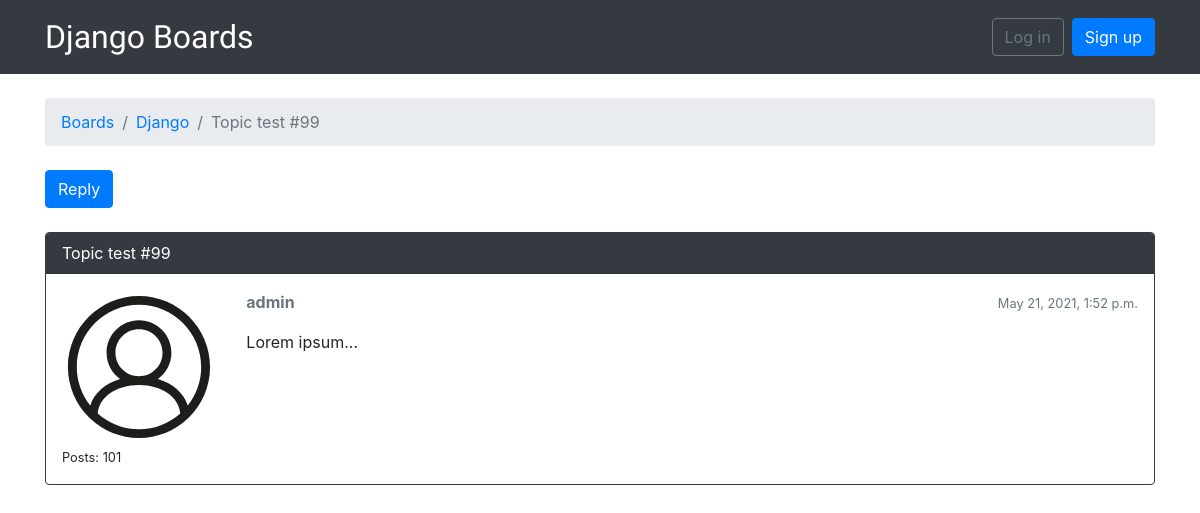
/boards/1/topics/102/, run on the app's committed database.
### boards/models.py (models this page shows, shortened)
class Topic(models.Model):
    subject = models.CharField(max_length=255)
    last_updated = models.DateTimeField(auto_now_add=True)
    board = models.ForeignKey(Board, related_name='topics',  on_delete=models.CASCADE)
    starter = models.ForeignKey(User, related_name='topics',  on_delete=models.DO_NOTHING)
    views = models.PositiveIntegerField(default=0)

class Board(models.Model):
    name = models.CharField(max_length=30, unique=True)
    description = models.CharField(max_length=100)

class Post(models.Model):
    message = models.TextField(max_length=4000)
    topic = models.ForeignKey(Topic, related_name='posts', on_delete=models.CASCADE)
    created_at = models.DateTimeField(auto_now_add=True)
    updated_at = models.DateTimeField(null=True)
    created_by = models.ForeignKey(User, related_name='posts', on_delete=models.DO_NOTHING)
    updated_by = models.ForeignKey(User, null=True, related_name='+', on_delete=models.DO_NOTHING)

### boards/views.py (the view)
# urls.py: url(r'^boards/(?P<pk>\d+)/topics/(?P<topic_pk>\d+)/$', views.topic_posts, name='topic_posts'),
def topic_posts(request, pk, topic_pk):
    topic = get_object_or_404(Topic, board__pk=pk, pk=topic_pk)
    topic.views += 1
    topic.save()
    return render(request, 'topic_posts.html', {'topic': topic})

### templates/topic_posts.html (shortened to what this page needs)
{% extends 'base.html' %}
{% load static %}
{% block breadcrumb %}
  <li class="breadcrumb-item"><a href="{% url 'home' %}">Boards</a></li>
  <li class="breadcrumb-item"><a href="{% url 'board_topics' topic.board.pk %}">{{ topic.board.name }}</a></li>
  <li class="breadcrumb-item active">{{ topic.subject }}</li>
{% endblock %}
{% block content %}
  <div class="mb-4">
    <a href="#" class="btn btn-primary" role="button">Reply</a>
  </div>
  {% for post in topic.posts.all %}
    <div class="card mb-2 {% if forloop.first %}border-dark{% endif %}">
    {% if forloop.first %}
      <div class="card-header text-white bg-dark py-2 px-3">{{ topic.subject }}</div>
    {% endif %}
      <div class="card-body p-3">
        <div class="row">
          <div class="col-2">
            <img src="{% static 'img/user-circle.svg' %}" alt="{{ post.created_by.username }}" class="w-100">
            <small>Posts: {{ post.created_by.posts.count }}</small>
          </div>
          <div class="col-10">
            <div class="row mb-3">
              <div class="col-6">
                <strong class="text-muted">{{ post.created_by.username }}</strong>
              </div>
              <div class="col-6 text-right">
                <small class="text-muted">{{ post.created_at }}</small>
              </div>
            </div>
            {{ post.message }}
          </div>
        </div>
      </div>
    </div>
  {% endfor %}
{% endblock %}

### data on the page
Topic: board.name "Django", subject "Topic test #99"
Post: created_by.posts.count "101", created_by.username "admin", created_at "May 21, 2021, 1:52 p.m.", message "Lorem ipsum..."
